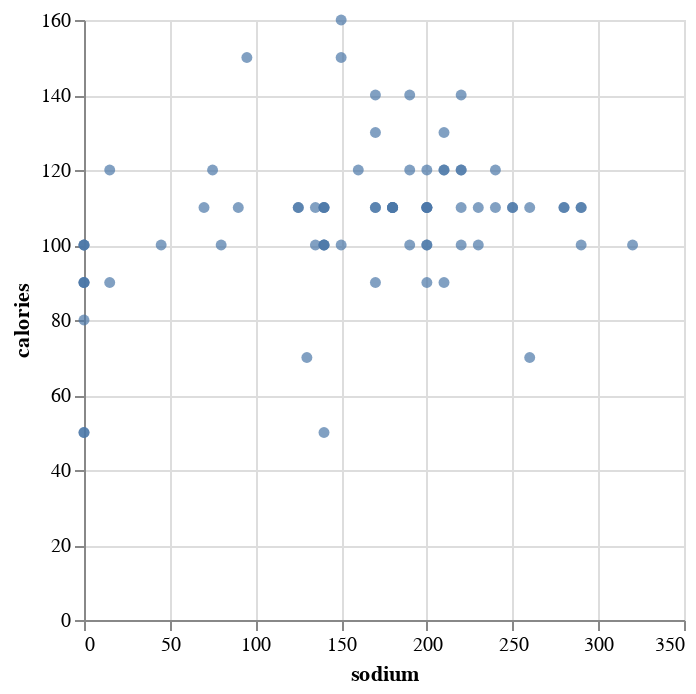

Source (notebook cell):
### Code cell
alt.Chart(data).mark_circle().encode(x="sodium", y="calories")

### Figure 1 — Vega-Lite specification as saved in the notebook (floating-point values rounded to 4 significant figures)
{"config": {"view": {"continuousWidth": 300, "continuousHeight": 300}}, "data": {"name": "data-2eb41b6177a7d7d05d59e2e23e30ed55"}, "mark": {"type": "circle"}, "encoding": {"x": {"field": "sodium", "type": "quantitative"}, "y": {"field": "calories", "type": "quantitative"}}, "$schema": "https://vega.github.io/schema/vega-lite/v5.20.1.json", "datasets": {"data-2eb41b6177a7d7d05d59e2e23e30ed55": [{"name": "100% Bran", "mfr": "N", "type": "C", "calories": 70, "protein": 4, "fat": 1, "sodium": 130, "fiber": 10.0, "carbo": 5.0, "sugars": 6, "potass": 280, "vitamins": 25, "shelf": 3, "weight": 1.0, "cups": 0.33, "rating": 68.4}, {"name": "100% Natural Bran", "mfr": "Q", "type": "C", "calories": 120, "protein": 3, "fat": 5, "sodium": 15, "fiber": 2.0, "carbo": 8.0, "sugars": 8, "potass": 135, "vitamins": 0, "shelf": 3, "weight": 1.0, "cups": 1.0, "rating": 33.98}, {"name": "All-Bran", "mfr": "K", "type": "C", "calories": 70, "protein": 4, "fat": 1, "sodium": 260, "fiber": 9.0, "carbo": 7.0, "sugars": 5, "potass": 320, "vitamins": 25, "shelf": 3, "weight": 1.0, "cups": 0.33, "rating": 59.43}, {"name": "All-Bran with Extra Fiber", "mfr": "K", "type": "C", "calories": 50, "protein": 4, "fat": 0, "sodium": 140, "fiber": 14.0, "carbo": 8.0, "sugars": 0, "potass": 330, "vitamins": 25, "shelf": 3, "weight": 1.0, "cups": 0.5, "rating": 93.7}, {"name": "Almond Delight", "mfr": "R", "type": "C", "calories": 110, "protein": 2, "fat": 2, "sodium": 200, "fiber": 1.0, "carbo": 14.0, "sugars": 8, "potass": -1, "vitamins": 25, "shelf": 3, "weight": 1.0, "cups": 0.75, "rating": 34.38}, {"name": "Apple Cinnamon Cheerios", "mfr": "G", "type": "C", "calories": 110, "protein": 2, "fat": 2, "sodium": 180, "fiber": 1.5, "carbo": 10.5, "sugars": 10, "potass": 70, "vitamins": 25, "shelf": 1, "weight": 1.0, "cups": 0.75, "rating": 29.51}, {"name": "Apple Jacks", "mfr": "K", "type": "C", "calories": 110, "protein": 2, "fat": 0, "sodium": 125, "fiber": 1.0, "carbo": 11.0, "sugars": 14, "potass": 30, "vitamins": 25, "shelf": 2, "weight": 1.0, "cups": 1.0, "rating": 33.17}, {"name": "Basic 4", "mfr": "G", "type": "C", "calories": 130, "protein": 3, "fat": 2, "sodium": 210, "fiber": 2.0, "carbo": 18.0, "sugars": 8, "potass": 100, "vitamins": 25, "shelf": 3, "weight": 1.33, "cups": 0.75, "rating": 37.04}, {"name": "Bran Chex", "mfr": "R", "type": "C", "calories": 90, "protein": 2, "fat": 1, "sodium": 200, "fiber": 4.0, "carbo": 15.0, "sugars": 6, "potass": 125, "vitamins": 25, "shelf": 1, "weight": 1.0, "cups": 0.67, "rating": 49.12}, {"name": "Bran Flakes", "mfr": "P", "type": "C", "calories": 90, "protein": 3, "fat": 0, "sodium": 210, "fiber": 5.0, "carbo": 13.0, "sugars": 5, "potass": 190, "vitamins": 25, "shelf": 3, "weight": 1.0, "cups": 0.67, "rating": 53.31}, {"name": "Cap'n'Crunch", "mfr": "Q", "type": "C", "calories": 120, "protein": 1, "fat": 2, "sodium": 220, "fiber": 0.0, "carbo": 12.0, "sugars": 12, "potass": 35, "vitamins": 25, "shelf": 2, "weight": 1.0, "cups": 0.75, "rating": 18.04}, {"name": "Cheerios", "mfr": "G", "type": "C", "calories": 110, "protein": 6, "fat": 2, "sodium": 290, "fiber": 2.0, "carbo": 17.0, "sugars": 1, "potass": 105, "vitamins": 25, "shelf": 1, "weight": 1.0, "cups": 1.25, "rating": 50.76}, {"name": "Cinnamon Toast Crunch", "mfr": "G", "type": "C", "calories": 120, "protein": 1, "fat": 3, "sodium": 210, "fiber": 0.0, "carbo": 13.0, "sugars": 9, "potass": 45, "vitamins": 25, "shelf": 2, "weight": 1.0, "cups": 0.75, "rating": 19.82}, {"name": "Clusters", "mfr": "G", "type": "C", "calories": 110, "protein": 3, "fat": 2, "sodium": 140, "fiber": 2.0, "carbo": 13.0, "sugars": 7, "potass": 105, "vitamins": 25, "shelf": 3, "weight": 1.0, "cups": 0.5, "rating": 40.4}, {"name": "Cocoa Puffs", "mfr": "G", "type": "C", "calories": 110, "protein": 1, "fat": 1, "sodium": 180, "fiber": 0.0, "carbo": 12.0, "sugars": 13, "potass": 55, "vitamins": 25, "shelf": 2, "weight": 1.0, "cups": 1.0, "rating": 22.74}, {"name": "Corn Chex", "mfr": "R", "type": "C", "calories": 110, "protein": 2, "fat": 0, "sodium": 280, "fiber": 0.0, "carbo": 22.0, "sugars": 3, "potass": 25, "vitamins": 25, "shelf": 1, "weight": 1.0, "cups": 1.0, "rating": 41.45}, {"name": "Corn Flakes", "mfr": "K", "type": "C", "calories": 100, "protein": 2, "fat": 0, "sodium": 290, "fiber": 1.0, "carbo": 21.0, "sugars": 2, "potass": 35, "vitamins": 25, "shelf": 1, "weight": 1.0, "cups": 1.0, "rating": 45.86}, {"name": "Corn Pops", "mfr": "K", "type": "C", "calories": 110, "protein": 1, "fat": 0, "sodium": 90, "fiber": 1.0, "carbo": 13.0, "sugars": 12, "potass": 20, "vitamins": 25, "shelf": 2, "weight": 1.0, "cups": 1.0, "rating": 35.78}, {"name": "Count Chocula", "mfr": "G", "type": "C", "calories": 110, "protein": 1, "fat": 1, "sodium": 180, "fiber": 0.0, "carbo": 12.0, "sugars": 13, "potass": 65, "vitamins": 25, "shelf": 2, "weight": 1.0, "cups": 1.0, "rating": 22.4}, {"name": "Cracklin' Oat Bran", "mfr": "K", "type": "C", "calories": 110, "protein": 3, "fat": 3, "sodium": 140, "fiber": 4.0, "carbo": 10.0, "sugars": 7, "potass": 160, "vitamins": 25, "shelf": 3, "weight": 1.0, "cups": 0.5, "rating": 40.45}, {"name": "Cream of Wheat (Quick)", "mfr": "N", "type": "H", "calories": 100, "protein": 3, "fat": 0, "sodium": 80, "fiber": 1.0, "carbo": 21.0, "sugars": 0, "potass": -1, "vitamins": 0, "shelf": 2, "weight": 1.0, "cups": 1.0, "rating": 64.53}, {"name": "Crispix", "mfr": "K", "type": "C", "calories": 110, "protein": 2, "fat": 0, "sodium": 220, "fiber": 1.0, "carbo": 21.0, "sugars": 3, "potass": 30, "vitamins": 25, "shelf": 3, "weight": 1.0, "cups": 1.0, "rating": 46.9}, {"name": "Crispy Wheat & Raisins", "mfr": "G", "type": "C", "calories": 100, "protein": 2, "fat": 1, "sodium": 140, "fiber": 2.0, "carbo": 11.0, "sugars": 10, "potass": 120, "vitamins": 25, "shelf": 3, "weight": 1.0, "cups": 0.75, "rating": 36.18}, {"name": "Double Chex", "mfr": "R", "type": "C", "calories": 100, "protein": 2, "fat": 0, "sodium": 190, "fiber": 1.0, "carbo": 18.0, "sugars": 5, "potass": 80, "vitamins": 25, "shelf": 3, "weight": 1.0, "cups": 0.75, "rating": 44.33}, {"name": "Froot Loops", "mfr": "K", "type": "C", "calories": 110, "protein": 2, "fat": 1, "sodium": 125, "fiber": 1.0, "carbo": 11.0, "sugars": 13, "potass": 30, "vitamins": 25, "shelf": 2, "weight": 1.0, "cups": 1.0, "rating": 32.21}, {"name": "Frosted Flakes", "mfr": "K", "type": "C", "calories": 110, "protein": 1, "fat": 0, "sodium": 200, "fiber": 1.0, "carbo": 14.0, "sugars": 11, "potass": 25, "vitamins": 25, "shelf": 1, "weight": 1.0, "cups": 0.75, "rating": 31.44}, {"name": "Frosted Mini-Wheats", "mfr": "K", "type": "C", "calories": 100, "protein": 3, "fat": 0, "sodium": 0, "fiber": 3.0, "carbo": 14.0, "sugars": 7, "potass": 100, "vitamins": 25, "shelf": 2, "weight": 1.0, "cups": 0.8, "rating": 58.35}, {"name": "Fruit & Fibre Dates; Walnuts; and Oats", "mfr": "P", "type": "C", "calories": 120, "protein": 3, "fat": 2, "sodium": 160, "fiber": 5.0, "carbo": 12.0, "sugars": 10, "potass": 200, "vitamins": 25, "shelf": 3, "weight": 1.25, "cups": 0.67, "rating": 40.92}, {"name": "Fruitful Bran", "mfr": "K", "type": "C", "calories": 120, "protein": 3, "fat": 0, "sodium": 240, "fiber": 5.0, "carbo": 14.0, "sugars": 12, "potass": 190, "vitamins": 25, "shelf": 3, "weight": 1.33, "cups": 0.67, "rating": 41.02}, {"name": "Fruity Pebbles", "mfr": "P", "type": "C", "calories": 110, "protein": 1, "fat": 1, "sodium": 135, "fiber": 0.0, "carbo": 13.0, "sugars": 12, "potass": 25, "vitamins": 25, "shelf": 2, "weight": 1.0, "cups": 0.75, "rating": 28.03}, {"name": "Golden Crisp", "mfr": "P", "type": "C", "calories": 100, "protein": 2, "fat": 0, "sodium": 45, "fiber": 0.0, "carbo": 11.0, "sugars": 15, "potass": 40, "vitamins": 25, "shelf": 1, "weight": 1.0, "cups": 0.88, "rating": 35.25}, {"name": "Golden Grahams", "mfr": "G", "type": "C", "calories": 110, "protein": 1, "fat": 1, "sodium": 280, "fiber": 0.0, "carbo": 15.0, "sugars": 9, "potass": 45, "vitamins": 25, "shelf": 2, "weight": 1.0, "cups": 0.75, "rating": 23.8}, {"name": "Grape Nuts Flakes", "mfr": "P", "type": "C", "calories": 100, "protein": 3, "fat": 1, "sodium": 140, "fiber": 3.0, "carbo": 15.0, "sugars": 5, "potass": 85, "vitamins": 25, "shelf": 3, "weight": 1.0, "cups": 0.88, "rating": 52.08}, {"name": "Grape-Nuts", "mfr": "P", "type": "C", "calories": 110, "protein": 3, "fat": 0, "sodium": 170, "fiber": 3.0, "carbo": 17.0, "sugars": 3, "potass": 90, "vitamins": 25, "shelf": 3, "weight": 1.0, "cups": 0.25, "rating": 53.37}, {"name": "Great Grains Pecan", "mfr": "P", "type": "C", "calories": 120, "protein": 3, "fat": 3, "sodium": 75, "fiber": 3.0, "carbo": 13.0, "sugars": 4, "potass": 100, "vitamins": 25, "shelf": 3, "weight": 1.0, "cups": 0.33, "rating": 45.81}, {"name": "Honey Graham Ohs", "mfr": "Q", "type": "C", "calories": 120, "protein": 1, "fat": 2, "sodium": 220, "fiber": 1.0, "carbo": 12.0, "sugars": 11, "potass": 45, "vitamins": 25, "shelf": 2, "weight": 1.0, "cups": 1.0, "rating": 21.87}, {"name": "Honey Nut Cheerios", "mfr": "G", "type": "C", "calories": 110, "protein": 3, "fat": 1, "sodium": 250, "fiber": 1.5, "carbo": 11.5, "sugars": 10, "potass": 90, "vitamins": 25, "shelf": 1, "weight": 1.0, "cups": 0.75, "rating": 31.07}, {"name": "Honey-comb", "mfr": "P", "type": "C", "calories": 110, "protein": 1, "fat": 0, "sodium": 180, "fiber": 0.0, "carbo": 14.0, "sugars": 11, "potass": 35, "vitamins": 25, "shelf": 1, "weight": 1.0, "cups": 1.33, "rating": 28.74}, {"name": "Just Right Crunchy  Nuggets", "mfr": "K", "type": "C", "calories": 110, "protein": 2, "fat": 1, "sodium": 170, "fiber": 1.0, "carbo": 17.0, "sugars": 6, "potass": 60, "vitamins": 100, "shelf": 3, "weight": 1.0, "cups": 1.0, "rating": 36.52}, {"name": "Just Right Fruit & Nut", "mfr": "K", "type": "C", "calories": 140, "protein": 3, "fat": 1, "sodium": 170, "fiber": 2.0, "carbo": 20.0, "sugars": 9, "potass": 95, "vitamins": 100, "shelf": 3, "weight": 1.3, "cups": 0.75, "rating": 36.47}, {"name": "Kix", "mfr": "G", "type": "C", "calories": 110, "protein": 2, "fat": 1, "sodium": 260, "fiber": 0.0, "carbo": 21.0, "sugars": 3, "potass": 40, "vitamins": 25, "shelf": 2, "weight": 1.0, "cups": 1.5, "rating": 39.24}, {"name": "Life", "mfr": "Q", "type": "C", "calories": 100, "protein": 4, "fat": 2, "sodium": 150, "fiber": 2.0, "carbo": 12.0, "sugars": 6, "potass": 95, "vitamins": 25, "shelf": 2, "weight": 1.0, "cups": 0.67, "rating": 45.33}, {"name": "Lucky Charms", "mfr": "G", "type": "C", "calories": 110, "protein": 2, "fat": 1, "sodium": 180, "fiber": 0.0, "carbo": 12.0, "sugars": 12, "potass": 55, "vitamins": 25, "shelf": 2, "weight": 1.0, "cups": 1.0, "rating": 26.73}, {"name": "Maypo", "mfr": "A", "type": "H", "calories": 100, "protein": 4, "fat": 1, "sodium": 0, "fiber": 0.0, "carbo": 16.0, "sugars": 3, "potass": 95, "vitamins": 25, "shelf": 2, "weight": 1.0, "cups": 1.0, "rating": 54.85}, {"name": "Muesli Raisins; Dates; & Almonds", "mfr": "R", "type": "C", "calories": 150, "protein": 4, "fat": 3, "sodium": 95, "fiber": 3.0, "carbo": 16.0, "sugars": 11, "potass": 170, "vitamins": 25, "shelf": 3, "weight": 1.0, "cups": 1.0, "rating": 37.14}, {"name": "Muesli Raisins; Peaches; & Pecans", "mfr": "R", "type": "C", "calories": 150, "protein": 4, "fat": 3, "sodium": 150, "fiber": 3.0, "carbo": 16.0, "sugars": 11, "potass": 170, "vitamins": 25, "shelf": 3, "weight": 1.0, "cups": 1.0, "rating": 34.14}, {"name": "Mueslix Crispy Blend", "mfr": "K", "type": "C", "calories": 160, "protein": 3, "fat": 2, "sodium": 150, "fiber": 3.0, "carbo": 17.0, "sugars": 13, "potass": 160, "vitamins": 25, "shelf": 3, "weight": 1.5, "cups": 0.67, "rating": 30.31}, {"name": "Multi-Grain Cheerios", "mfr": "G", "type": "C", "calories": 100, "protein": 2, "fat": 1, "sodium": 220, "fiber": 2.0, "carbo": 15.0, "sugars": 6, "potass": 90, "vitamins": 25, "shelf": 1, "weight": 1.0, "cups": 1.0, "rating": 40.11}, {"name": "Nut&Honey Crunch", "mfr": "K", "type": "C", "calories": 120, "protein": 2, "fat": 1, "sodium": 190, "fiber": 0.0, "carbo": 15.0, "sugars": 9, "potass": 40, "vitamins": 25, "shelf": 2, "weight": 1.0, "cups": 0.67, "rating": 29.92}, {"name": "Nutri-Grain Almond-Raisin", "mfr": "K", "type": "C", "calories": 140, "protein": 3, "fat": 2, "sodium": 220, "fiber": 3.0, "carbo": 21.0, "sugars": 7, "potass": 130, "vitamins": 25, "shelf": 3, "weight": 1.33, "cups": 0.67, "rating": 40.69}, {"name": "Nutri-grain Wheat", "mfr": "K", "type": "C", "calories": 90, "protein": 3, "fat": 0, "sodium": 170, "fiber": 3.0, "carbo": 18.0, "sugars": 2, "potass": 90, "vitamins": 25, "shelf": 3, "weight": 1.0, "cups": 1.0, "rating": 59.64}, {"name": "Oatmeal Raisin Crisp", "mfr": "G", "type": "C", "calories": 130, "protein": 3, "fat": 2, "sodium": 170, "fiber": 1.5, "carbo": 13.5, "sugars": 10, "potass": 120, "vitamins": 25, "shelf": 3, "weight": 1.25, "cups": 0.5, "rating": 30.45}, {"name": "Post Nat. Raisin Bran", "mfr": "P", "type": "C", "calories": 120, "protein": 3, "fat": 1, "sodium": 200, "fiber": 6.0, "carbo": 11.0, "sugars": 14, "potass": 260, "vitamins": 25, "shelf": 3, "weight": 1.33, "cups": 0.67, "rating": 37.84}, {"name": "Product 19", "mfr": "K", "type": "C", "calories": 100, "protein": 3, "fat": 0, "sodium": 320, "fiber": 1.0, "carbo": 20.0, "sugars": 3, "potass": 45, "vitamins": 100, "shelf": 3, "weight": 1.0, "cups": 1.0, "rating": 41.5}, {"name": "Puffed Rice", "mfr": "Q", "type": "C", "calories": 50, "protein": 1, "fat": 0, "sodium": 0, "fiber": 0.0, "carbo": 13.0, "sugars": 0, "potass": 15, "vitamins": 0, "shelf": 3, "weight": 0.5, "cups": 1.0, "rating": 60.76}, {"name": "Puffed Wheat", "mfr": "Q", "type": "C", "calories": 50, "protein": 2, "fat": 0, "sodium": 0, "fiber": 1.0, "carbo": 10.0, "sugars": 0, "potass": 50, "vitamins": 0, "shelf": 3, "weight": 0.5, "cups": 1.0, "rating": 63.01}, {"name": "Quaker Oat Squares", "mfr": "Q", "type": "C", "calories": 100, "protein": 4, "fat": 1, "sodium": 135, "fiber": 2.0, "carbo": 14.0, "sugars": 6, "potass": 110, "vitamins": 25, "shelf": 3, "weight": 1.0, "cups": 0.5, "rating": 49.51}, {"name": "Quaker Oatmeal", "mfr": "Q", "type": "H", "calories": 100, "protein": 5, "fat": 2, "sodium": 0, "fiber": 2.7, "carbo": -1.0, "sugars": -1, "potass": 110, "vitamins": 0, "shelf": 1, "weight": 1.0, "cups": 0.67, "rating": 50.83}, {"name": "Raisin Bran", "mfr": "K", "type": "C", "calories": 120, "protein": 3, "fat": 1, "sodium": 210, "fiber": 5.0, "carbo": 14.0, "sugars": 12, "potass": 240, "vitamins": 25, "shelf": 2, "weight": 1.33, "cups": 0.75, "rating": 39.26}, {"name": "Raisin Nut Bran", "mfr": "G", "type": "C", "calories": 100, "protein": 3, "fat": 2, "sodium": 140, "fiber": 2.5, "carbo": 10.5, "sugars": 8, "potass": 140, "vitamins": 25, "shelf": 3, "weight": 1.0, "cups": 0.5, "rating": 39.7}, {"name": "Raisin Squares", "mfr": "K", "type": "C", "calories": 90, "protein": 2, "fat": 0, "sodium": 0, "fiber": 2.0, "carbo": 15.0, "sugars": 6, "potass": 110, "vitamins": 25, "shelf": 3, "weight": 1.0, "cups": 0.5, "rating": 55.33}, {"name": "Rice Chex", "mfr": "R", "type": "C", "calories": 110, "protein": 1, "fat": 0, "sodium": 240, "fiber": 0.0, "carbo": 23.0, "sugars": 2, "potass": 30, "vitamins": 25, "shelf": 1, "weight": 1.0, "cups": 1.13, "rating": 42.0}, {"name": "Rice Krispies", "mfr": "K", "type": "C", "calories": 110, "protein": 2, "fat": 0, "sodium": 290, "fiber": 0.0, "carbo": 22.0, "sugars": 3, "potass": 35, "vitamins": 25, "shelf": 1, "weight": 1.0, "cups": 1.0, "rating": 40.56}, {"name": "Shredded Wheat", "mfr": "N", "type": "C", "calories": 80, "protein": 2, "fat": 0, "sodium": 0, "fiber": 3.0, "carbo": 16.0, "sugars": 0, "potass": 95, "vitamins": 0, "shelf": 1, "weight": 0.83, "cups": 1.0, "rating": 68.24}, {"name": "Shredded Wheat 'n'Bran", "mfr": "N", "type": "C", "calories": 90, "protein": 3, "fat": 0, "sodium": 0, "fiber": 4.0, "carbo": 19.0, "sugars": 0, "potass": 140, "vitamins": 0, "shelf": 1, "weight": 1.0, "cups": 0.67, "rating": 74.47}, {"name": "Shredded Wheat spoon size", "mfr": "N", "type": "C", "calories": 90, "protein": 3, "fat": 0, "sodium": 0, "fiber": 3.0, "carbo": 20.0, "sugars": 0, "potass": 120, "vitamins": 0, "shelf": 1, "weight": 1.0, "cups": 0.67, "rating": 72.8}, {"name": "Smacks", "mfr": "K", "type": "C", "calories": 110, "protein": 2, "fat": 1, "sodium": 70, "fiber": 1.0, "carbo": 9.0, "sugars": 15, "potass": 40, "vitamins": 25, "shelf": 2, "weight": 1.0, "cups": 0.75, "rating": 31.23}, {"name": "Special K", "mfr": "K", "type": "C", "calories": 110, "protein": 6, "fat": 0, "sodium": 230, "fiber": 1.0, "carbo": 16.0, "sugars": 3, "potass": 55, "vitamins": 25, "shelf": 1, "weight": 1.0, "cups": 1.0, "rating": 53.13}, {"name": "Strawberry Fruit Wheats", "mfr": "N", "type": "C", "calories": 90, "protein": 2, "fat": 0, "sodium": 15, "fiber": 3.0, "carbo": 15.0, "sugars": 5, "potass": 90, "vitamins": 25, "shelf": 2, "weight": 1.0, "cups": 1.0, "rating": 59.36}, {"name": "Total Corn Flakes", "mfr": "G", "type": "C", "calories": 110, "protein": 2, "fat": 1, "sodium": 200, "fiber": 0.0, "carbo": 21.0, "sugars": 3, "potass": 35, "vitamins": 100, "shelf": 3, "weight": 1.0, "cups": 1.0, "rating": 38.84}, {"name": "Total Raisin Bran", "mfr": "G", "type": "C", "calories": 140, "protein": 3, "fat": 1, "sodium": 190, "fiber": 4.0, "carbo": 15.0, "sugars": 14, "potass": 230, "vitamins": 100, "shelf": 3, "weight": 1.5, "cups": 1.0, "rating": 28.59}, {"name": "Total Whole Grain", "mfr": "G", "type": "C", "calories": 100, "protein": 3, "fat": 1, "sodium": 200, "fiber": 3.0, "carbo": 16.0, "sugars": 3, "potass": 110, "vitamins": 100, "shelf": 3, "weight": 1.0, "cups": 1.0, "rating": 46.66}, {"name": "Triples", "mfr": "G", "type": "C", "calories": 110, "protein": 2, "fat": 1, "sodium": 250, "fiber": 0.0, "carbo": 21.0, "sugars": 3, "potass": 60, "vitamins": 25, "shelf": 3, "weight": 1.0, "cups": 0.75, "rating": 39.11}, {"name": "Trix", "mfr": "G", "type": "C", "calories": 110, "protein": 1, "fat": 1, "sodium": 140, "fiber": 0.0, "carbo": 13.0, "sugars": 12, "potass": 25, "vitamins": 25, "shelf": 2, "weight": 1.0, "cups": 1.0, "rating": 27.75}, {"name": "Wheat Chex", "mfr": "R", "type": "C", "calories": 100, "protein": 3, "fat": 1, "sodium": 230, "fiber": 3.0, "carbo": 17.0, "sugars": 3, "potass": 115, "vitamins": 25, "shelf": 1, "weight": 1.0, "cups": 0.67, "rating": 49.79}, {"name": "Wheaties", "mfr": "G", "type": "C", "calories": 100, "protein": 3, "fat": 1, "sodium": 200, "fiber": 3.0, "carbo": 17.0, "sugars": 3, "potass": 110, "vitamins": 25, "shelf": 1, "weight": 1.0, "cups": 1.0, "rating": 51.59}, {"name": "Wheaties Honey Gold", "mfr": "G", "type": "C", "calories": 110, "protein": 2, "fat": 1, "sodium": 200, "fiber": 1.0, "carbo": 16.0, "sugars": 8, "potass": 60, "vitamins": 25, "shelf": 1, "weight": 1.0, "cups": 0.75, "rating": 36.19}]}}
